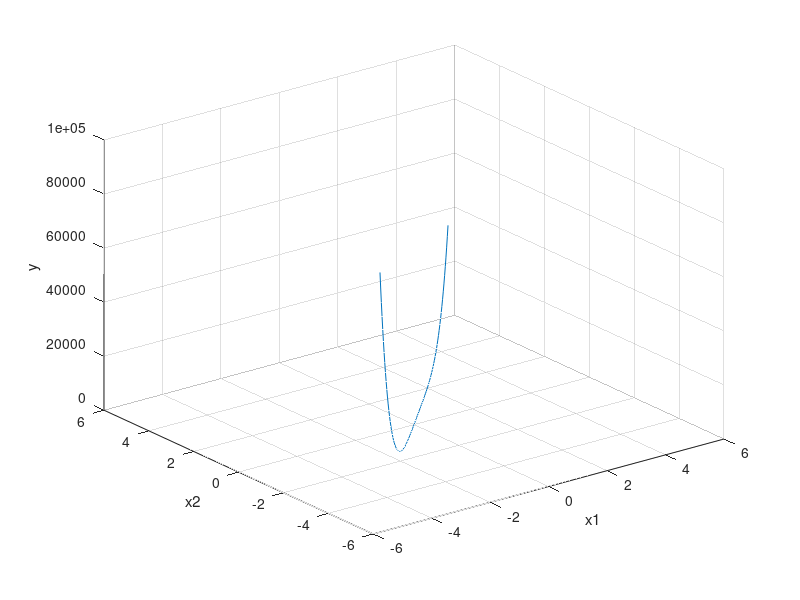

MATLAB code for this plot:
clear variables
clc
close all
%%
x1=-5:0.1:5;
x2=-5:0.1:5;

y=100*(x1.^2-x2).^2+(1-x1).^2;
%%
figure(1)
plot3(x1,x2,y)
xlabel('x1')
ylabel('x2')
zlabel('y')
grid

